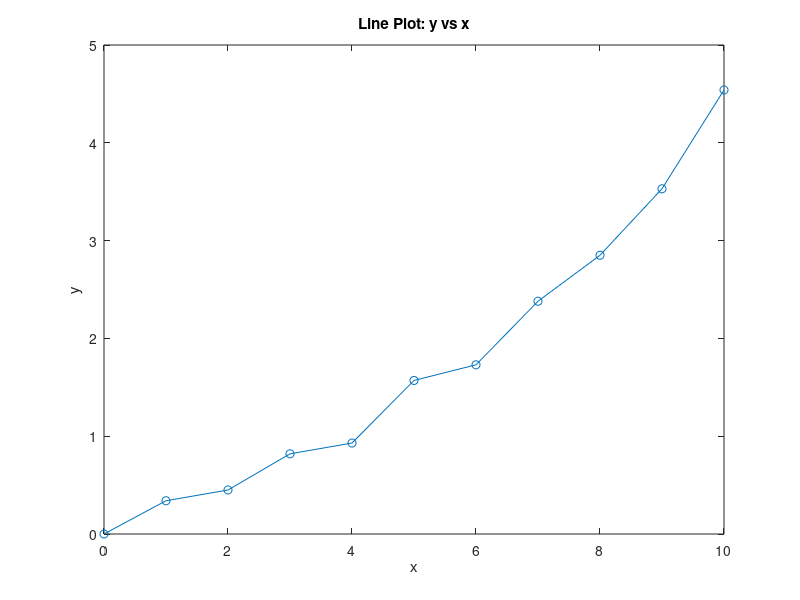

MATLAB code to generate this figure:
x = [0, 1, 2, 3, 4, 5, 6, 7, 8, 9, 10];
y = [0, 0.34, 0.45, 0.82, 0.93, 1.57, 1.73, 2.38, 2.85, 3.53, 4.54];
figure;
plot(x,y,'-o');
title('Line Plot: y vs x');
xlabel('x');
ylabel('y');